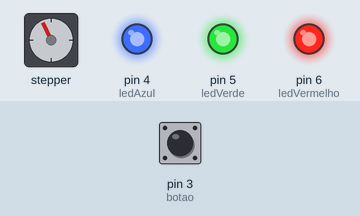
This sketch was run on a simulated Arduino Uno, built with avr-gcc and run on an emulated ATmega328P. On the bench: stepper motor, output pins drawn as LEDs (lit = HIGH). The test bench sets the inputs (shaded band); at power-on: pin 3 (botao) HIGH. Stepper angles assume 2048 steps per turn.

Above: at 1.48 s.
1.8 s: pin 3 (botao) pulled LOW for 0.25 s
At 2.5 s:
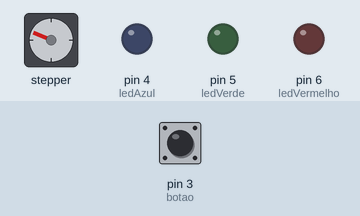
5.0 s: pin 3 (botao) pulled LOW for 1 s
At 6.4 s:
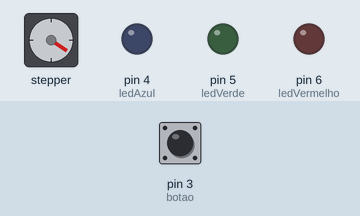
8.0 s: pin 3 (botao) pulled LOW for 0.25 s
At 8.7 s:
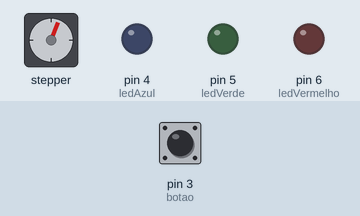
11.2 s: pin 3 (botao) pulled LOW for 3.2 s
At 14.9 s:
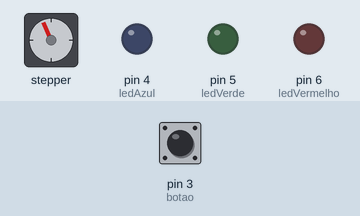
15.9 s: pin 3 (botao) pulled LOW for 0.25 s
At 16.6 s:
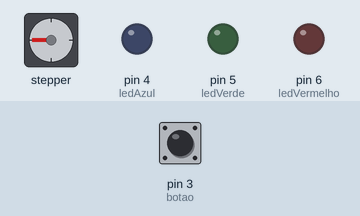
18.9 s: pin 3 (botao) pulled LOW for 1 s
At 20.4 s:
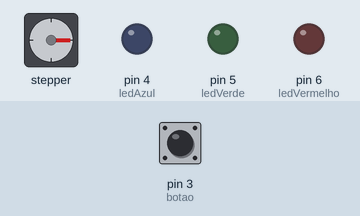
Timing chart, 0 to 22.9 s (numbered marks = the images above; inputs shaded):
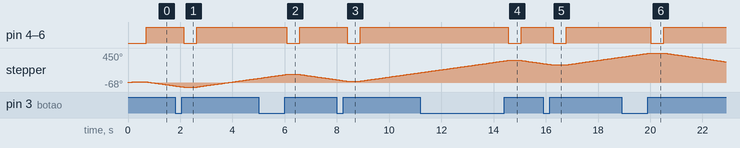

The sketch:

motorStep.ino
```cpp
#include <Stepper.h> //INCLUSÃO DE BIBLIOTECA
const int botao=3;
const int ledVermelho = 6;
const int ledVerde = 5;
const int ledAzul = 4;

const int stepsPerRevolution = 64; //NÚMERO DE PASSOS POR VOLTA

Stepper myStepper(stepsPerRevolution, 8,10,9,11); //INICIALIZA O MOTOR UTILIZANDO OS PINOS DIGITAIS 8, 9, 10, 11

boolean estadoCorrente = LOW;
boolean estadoAnterior=LOW;
boolean ledOn = false;
int var = 1;
int aux = 0;
void setup(){
  myStepper.setSpeed(300); //VELOCIDADE DO MOTOR
  Serial.begin(115200);
  pinMode(ledVermelho,OUTPUT);
  pinMode(ledVerde,OUTPUT);
  pinMode(ledAzul,OUTPUT);
  pinMode(botao,INPUT_PULLUP);
}
void loop(){
  /*//LAÇO "for" QUE LIMITA O TEMPO EM QUE O MOTOR GIRA NO SENTIDO ANTI-HORÁRIO
  for(int i = 0; i < 50; i+=2){ //PARA "i" IGUAL A 0, ENQUANTO "i" MENOR QUE 50 INCREMENTA "i"
          myStepper.step(stepsPerRevolution); //GIRA O MOTOR NO SENTIDO ANTI-HORÁRIO
  }
   //LAÇO "for" QUE LIMITA O TEMPO EM QUE O MOTOR GIRA NO SENTIDO HORÁRIO
  for(int i = 0; i < 50; i+=2){//PARA "i" IGUAL A 0, ENQUANTO "i" MENOR QUE 50 INCREMENTA "i"
          myStepper.step(-stepsPerRevolution); //GIRA O MOTOR NO SENTIDO HORÁRIO
  }*/

  if(var > 0) myStepper.step(stepsPerRevolution);
  else if (var < 0) myStepper.step(-stepsPerRevolution);

  estadoCorrente = debounce(estadoAnterior);
  if (estadoAnterior==LOW && estadoCorrente==HIGH){
    digitalWrite(ledVerde,LOW);
    digitalWrite(ledVermelho,LOW);
    digitalWrite(ledAzul,LOW);
    var *= -1;
    delay(500);
  }

  estadoAnterior = estadoCorrente;
  digitalWrite(ledVerde,HIGH);
  digitalWrite(ledVermelho,HIGH);
  digitalWrite(ledAzul,HIGH);

  aux++;
}
boolean debounce(boolean estadoAnterior){ // Função debounce
  boolean corrente = digitalRead(botao);
  if( estadoAnterior!= corrente){
  delay(5);
  corrente = digitalRead(botao);
  }
  return corrente;
}
```

Measured:
- after the input at 1.8 s, pin 4 (ledAzul), pin 5 (ledVerde), pin 6 (ledVermelho): HIGH → LOW after 0.33 s, → HIGH 0.50 s later
- after the input at 5.0 s, pin 4 (ledAzul), pin 5 (ledVerde), pin 6 (ledVermelho): HIGH → LOW after 1.1 s, → HIGH 0.50 s later
- after the input at 8.0 s, pin 4 (ledAzul), pin 5 (ledVerde), pin 6 (ledVermelho): HIGH → LOW after 0.40 s, → HIGH 0.50 s later
- after the input at 11.2 s, pin 4 (ledAzul), pin 5 (ledVerde), pin 6 (ledVermelho): HIGH → LOW after 3.4 s, → HIGH 0.50 s later
- after the input at 15.9 s, pin 4 (ledAzul), pin 5 (ledVerde), pin 6 (ledVermelho): HIGH → LOW after 0.38 s, → HIGH 0.50 s later
- after the input at 18.9 s, pin 4 (ledAzul), pin 5 (ledVerde), pin 6 (ledVermelho): HIGH → LOW after 1.1 s, → HIGH 0.50 s later
